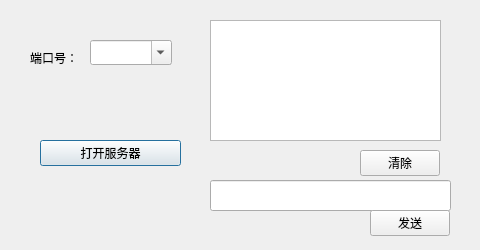
<?xml version="1.0" encoding="UTF-8"?>
<ui version="4.0">
 <class>TcpServerDialog</class>
 <widget class="QDialog" name="TcpServerDialog">
  <property name="geometry">
   <rect>
    <x>0</x>
    <y>0</y>
    <width>480</width>
    <height>250</height>
   </rect>
  </property>
  <property name="windowTitle">
   <string>Dialog</string>
  </property>
  <widget class="QPushButton" name="openbutton">
   <property name="geometry">
    <rect>
     <x>40</x>
     <y>140</y>
     <width>141</width>
     <height>26</height>
    </rect>
   </property>
   <property name="text">
    <string>打开服务器</string>
   </property>
  </widget>
  <widget class="QLabel" name="label">
   <property name="geometry">
    <rect>
     <x>30</x>
     <y>50</y>
     <width>58</width>
     <height>15</height>
    </rect>
   </property>
   <property name="text">
    <string>端口号：</string>
   </property>
  </widget>
  <widget class="QComboBox" name="portcombox">
   <property name="geometry">
    <rect>
     <x>90</x>
     <y>40</y>
     <width>82</width>
     <height>25</height>
    </rect>
   </property>
   <property name="editable">
    <bool>true</bool>
   </property>
  </widget>
  <widget class="QTextEdit" name="displaytext">
   <property name="geometry">
    <rect>
     <x>210</x>
     <y>20</y>
     <width>231</width>
     <height>121</height>
    </rect>
   </property>
  </widget>
  <widget class="QLineEdit" name="sendline">
   <property name="geometry">
    <rect>
     <x>210</x>
     <y>180</y>
     <width>241</width>
     <height>31</height>
    </rect>
   </property>
  </widget>
  <widget class="QPushButton" name="clearbutton">
   <property name="geometry">
    <rect>
     <x>360</x>
     <y>150</y>
     <width>80</width>
     <height>26</height>
    </rect>
   </property>
   <property name="text">
    <string>清除</string>
   </property>
  </widget>
  <widget class="QPushButton" name="sendbutton">
   <property name="geometry">
    <rect>
     <x>370</x>
     <y>210</y>
     <width>80</width>
     <height>26</height>
    </rect>
   </property>
   <property name="text">
    <string>发送</string>
   </property>
  </widget>
 </widget>
 <resources/>
 <connections/>
</ui>
